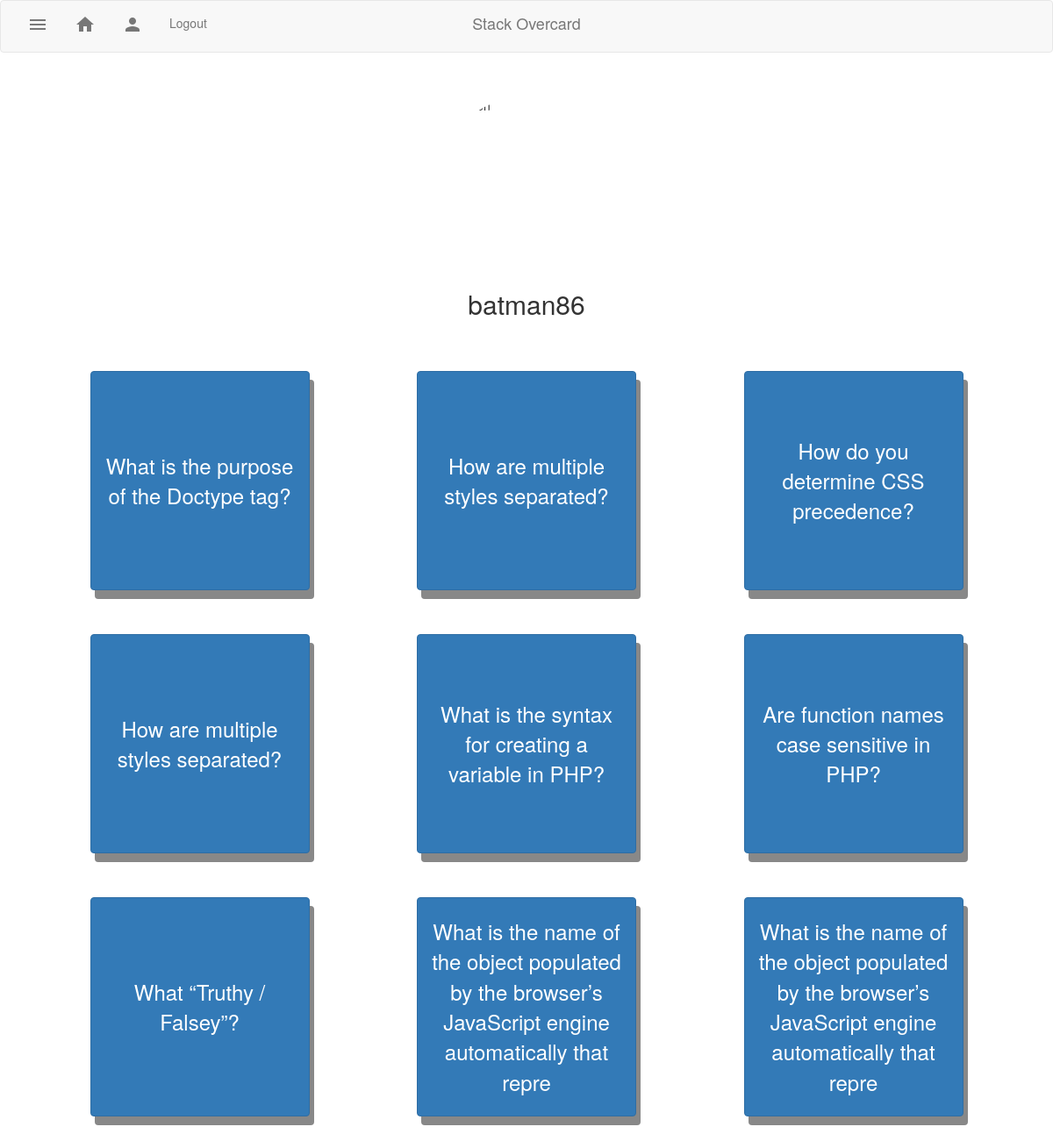
The app's page /profile.php (signed in) with its own data.
### tables this page shows
CREATE TABLE `answers` (
  `answer_id` int(11) NOT NULL,
  `card_id` int(11) NOT NULL,
  `answer` varchar(100) NOT NULL,
  `user_id` int(11) NOT NULL,
  `rating` int(11) NOT NULL DEFAULT '0'
);

CREATE TABLE `cards` (
  `card_id` int(11) NOT NULL,
  `deck` varchar(20) NOT NULL,
  `question` varchar(100) NOT NULL
);

### profile.php (the view, shortened to what this page needs)
<!DOCTYPE html>
<?php
  $id = $_SESSION['user_id'];
  $dbConn = getDatabaseConnection();
  $sql = "SELECT * FROM `cards` c JOIN `answers` a  ON c.card_id = a.card_id WHERE a.user_id = $id";
  $statement = $dbConn->prepare($sql);
  $statement->execute();
  $records = $statement->fetchAll();
?>
<html>
  <head>
    <link rel="stylesheet" type="text/css" href="css/style.css">
    <link rel="stylesheet" href="https://cdnjs.cloudflare.com/ajax/libs/font-awesome/4.7.0/css/font-awesome.min.css">
    <link rel="stylesheet" href="https://maxcdn.bootstrapcdn.com/bootstrap/3.3.7/css/bootstrap.min.css">
  </head>
  <body>
    <div id="main">
      <?php include_once 'navigation.php'; ?>
      <div id="content">
        <?php
          echo '<div id="profile">';
          echo '<div id="profilePic"><img src="img/person.png" class="img-responsive img-circle" alt="person" width="200" height="200"></div>';
          echo '<div id="profileName"><h2>' . $_SESSION['username'] . '</h2></div>';
          echo '</div>';
          echo '<div class="flex-wrapper">';
          foreach ($records as $record){
            echo '<button type="button" class="cards btn btn-primary" data-toggle="modal" data-target="#exampleModalLong" id ="' . $record['card_id'] . '" onclick="getAnswers(this.id);"><div class="cardText">' . $record['question'] . '</div></button>';
          }
          echo '</div>';
        ?>
      </div>
    </div>
  </body>
</html>

### css/style.css (style rules this page uses)
body { font-size: 28px; font-family: Arial, Helvetica, sans-serif; margin: 0; }
#main { transition: margin-left .5s; }
#content { padding: 30px; width: 100%; margin: auto; }
.flex-wrapper { display: flex; width:100%; flex-direction: row; flex-wrap: wrap; justify-content: space-evenly; align-items: flex-start; }
.cards { margin: 50px; border: 1px solid; padding: 20px; box-shadow: 5px 10px #888888; position:relative; background-color:white; font-size: 25px; width:250px; height:250px; }
.cardText { font-size: 24px; word-wrap: break-word; white-space: normal; }
#profile { width:100%; display: flex; flex-direction:column; align-items: center; }

### records on screen
answers: card.question "What is the purpose of the Doctype tag?"
answers: card.question "How are multiple styles separated?"
answers: card.question "How do you determine CSS precedence?"
answers: card.question "How are multiple styles separated?"
answers: card.question "What is the syntax for creating a variable in PHP?"
answers: card.question "Are function names case sensitive in PHP?"
answers: card.question "What “Truthy / Falsey”?"
answers: card.question "What is the name of the object populated by the browser’s JavaScript engine automatically that repre"
answers: card.question "What is the name of the object populated by the browser’s JavaScript engine automatically that repre"

### other values on screen
$_SESSION['username'] "batman86"
